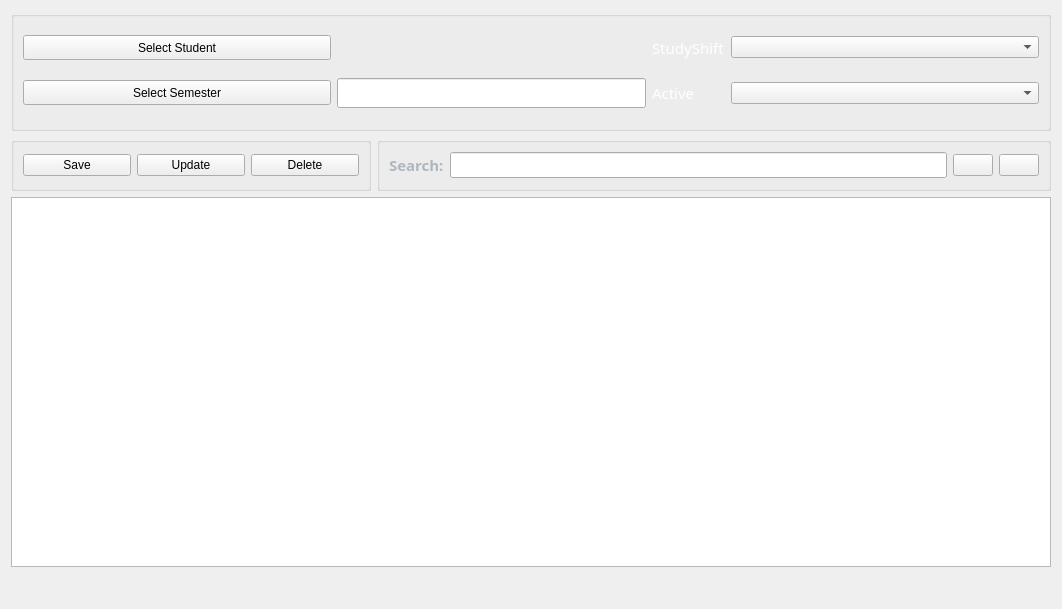
<?xml version="1.0" encoding="UTF-8"?>
<ui version="4.0">
 <class>Form</class>
 <widget class="QWidget" name="Form">
  <property name="geometry">
   <rect>
    <x>0</x>
    <y>0</y>
    <width>1060</width>
    <height>609</height>
   </rect>
  </property>
  <property name="windowTitle">
   <string>Form</string>
  </property>
  <layout class="QGridLayout" name="gridLayout_2">
   <item row="2" column="0" colspan="2">
    <widget class="QTableWidget" name="TableStudents"/>
   </item>
   <item row="1" column="0">
    <widget class="QGroupBox" name="groupBoxTwo">
     <property name="minimumSize">
      <size>
       <width>360</width>
       <height>54</height>
      </size>
     </property>
     <property name="title">
      <string/>
     </property>
     <layout class="QGridLayout" name="gridLayout_3">
      <property name="bottomMargin">
       <number>9</number>
      </property>
      <property name="spacing">
       <number>6</number>
      </property>
      <item row="0" column="0">
       <widget class="QPushButton" name="BtnSave">
        <property name="styleSheet">
         <string notr="true"/>
        </property>
        <property name="text">
         <string>Save</string>
        </property>
        <property name="icon">
         <iconset>
          <normaloff>../../Assets/Images/IMG-Save.png</normaloff>../../Assets/Images/IMG-Save.png</iconset>
        </property>
        <property name="iconSize">
         <size>
          <width>32</width>
          <height>32</height>
         </size>
        </property>
       </widget>
      </item>
      <item row="0" column="1">
       <widget class="QPushButton" name="BtnUpdate">
        <property name="styleSheet">
         <string notr="true"/>
        </property>
        <property name="text">
         <string>Update</string>
        </property>
        <property name="icon">
         <iconset>
          <normaloff>../../Assets/Images/IMG-Update.png</normaloff>../../Assets/Images/IMG-Update.png</iconset>
        </property>
        <property name="iconSize">
         <size>
          <width>32</width>
          <height>32</height>
         </size>
        </property>
       </widget>
      </item>
      <item row="0" column="2">
       <widget class="QPushButton" name="BtnDelete">
        <property name="styleSheet">
         <string notr="true"/>
        </property>
        <property name="text">
         <string>Delete</string>
        </property>
        <property name="icon">
         <iconset>
          <normaloff>../../Assets/Images/IMG-Delete.png</normaloff>../../Assets/Images/IMG-Delete.png</iconset>
        </property>
        <property name="iconSize">
         <size>
          <width>32</width>
          <height>32</height>
         </size>
        </property>
       </widget>
      </item>
     </layout>
    </widget>
   </item>
   <item row="0" column="0" colspan="2">
    <widget class="QGroupBox" name="groupBoxOne">
     <property name="minimumSize">
      <size>
       <width>1040</width>
       <height>120</height>
      </size>
     </property>
     <property name="title">
      <string/>
     </property>
     <layout class="QGridLayout" name="gridLayout">
      <property name="topMargin">
       <number>0</number>
      </property>
      <property name="rightMargin">
       <number>9</number>
      </property>
      <property name="bottomMargin">
       <number>0</number>
      </property>
      <property name="horizontalSpacing">
       <number>6</number>
      </property>
      <property name="verticalSpacing">
       <number>0</number>
      </property>
      <item row="0" column="1">
       <widget class="QLabel" name="LblStudent">
        <property name="font">
         <font>
          <family>Century Gothic</family>
          <pointsize>11</pointsize>
         </font>
        </property>
        <property name="styleSheet">
         <string notr="true"/>
        </property>
        <property name="text">
         <string/>
        </property>
        <property name="alignment">
         <set>Qt::AlignCenter</set>
        </property>
       </widget>
      </item>
      <item row="0" column="2">
       <widget class="QLabel" name="label_2">
        <property name="font">
         <font>
          <family>Century Gothic</family>
          <pointsize>11</pointsize>
         </font>
        </property>
        <property name="styleSheet">
         <string notr="true">QLabel
{  
	color: rgb(255, 255, 255);
}</string>
        </property>
        <property name="text">
         <string>StudyShift</string>
        </property>
       </widget>
      </item>
      <item row="0" column="3">
       <widget class="QComboBox" name="CboStudy">
        <property name="sizePolicy">
         <sizepolicy hsizetype="Expanding" vsizetype="Fixed">
          <horstretch>0</horstretch>
          <verstretch>0</verstretch>
         </sizepolicy>
        </property>
       </widget>
      </item>
      <item row="1" column="1">
       <widget class="QLineEdit" name="textSemester">
        <property name="font">
         <font>
          <family>Century Gothic</family>
          <pointsize>11</pointsize>
         </font>
        </property>
        <property name="readOnly">
         <bool>true</bool>
        </property>
       </widget>
      </item>
      <item row="1" column="2">
       <widget class="QLabel" name="label_3">
        <property name="font">
         <font>
          <family>Century Gothic</family>
          <pointsize>11</pointsize>
         </font>
        </property>
        <property name="styleSheet">
         <string notr="true">QLabel
{  
	color: rgb(255, 255, 255);
}</string>
        </property>
        <property name="text">
         <string>Active</string>
        </property>
       </widget>
      </item>
      <item row="1" column="0">
       <widget class="QPushButton" name="BtnSelectSemester">
        <property name="minimumSize">
         <size>
          <width>0</width>
          <height>25</height>
         </size>
        </property>
        <property name="text">
         <string>Select Semester</string>
        </property>
       </widget>
      </item>
      <item row="1" column="3">
       <widget class="QComboBox" name="CboActive"/>
      </item>
      <item row="0" column="0">
       <widget class="QPushButton" name="BtnSelectStudent">
        <property name="sizePolicy">
         <sizepolicy hsizetype="Expanding" vsizetype="Fixed">
          <horstretch>0</horstretch>
          <verstretch>0</verstretch>
         </sizepolicy>
        </property>
        <property name="minimumSize">
         <size>
          <width>0</width>
          <height>25</height>
         </size>
        </property>
        <property name="text">
         <string>Select Student</string>
        </property>
       </widget>
      </item>
     </layout>
    </widget>
   </item>
   <item row="1" column="1">
    <widget class="QGroupBox" name="groupBoxThree">
     <property name="minimumSize">
      <size>
       <width>480</width>
       <height>50</height>
      </size>
     </property>
     <property name="title">
      <string/>
     </property>
     <layout class="QGridLayout" name="gridLayout_4">
      <item row="0" column="0">
       <widget class="QLabel" name="label_8">
        <property name="font">
         <font>
          <family>Century Gothic</family>
          <pointsize>11</pointsize>
          <weight>75</weight>
          <bold>true</bold>
         </font>
        </property>
        <property name="styleSheet">
         <string notr="true">QLabel{
color: rgb(174, 182, 191);}</string>
        </property>
        <property name="text">
         <string>Search:</string>
        </property>
       </widget>
      </item>
      <item row="0" column="1">
       <widget class="QLineEdit" name="textSearch">
        <property name="font">
         <font>
          <family>Century Gothic</family>
          <pointsize>10</pointsize>
         </font>
        </property>
        <property name="styleSheet">
         <string notr="true"/>
        </property>
       </widget>
      </item>
      <item row="0" column="2">
       <widget class="QPushButton" name="BtnFilters">
        <property name="styleSheet">
         <string notr="true"/>
        </property>
        <property name="text">
         <string/>
        </property>
        <property name="icon">
         <iconset>
          <normaloff>../../Assets/Images/IMG-Filter.png</normaloff>../../Assets/Images/IMG-Filter.png</iconset>
        </property>
        <property name="iconSize">
         <size>
          <width>32</width>
          <height>32</height>
         </size>
        </property>
       </widget>
      </item>
      <item row="0" column="3">
       <widget class="QPushButton" name="BtnClearFilters">
        <property name="styleSheet">
         <string notr="true"/>
        </property>
        <property name="text">
         <string/>
        </property>
        <property name="icon">
         <iconset>
          <normaloff>../../Assets/Images/IMG-Delete.png</normaloff>../../Assets/Images/IMG-Delete.png</iconset>
        </property>
        <property name="iconSize">
         <size>
          <width>32</width>
          <height>32</height>
         </size>
        </property>
       </widget>
      </item>
     </layout>
    </widget>
   </item>
   <item row="3" column="0" colspan="2">
    <widget class="QLabel" name="LblMessage">
     <property name="minimumSize">
      <size>
       <width>0</width>
       <height>25</height>
      </size>
     </property>
     <property name="font">
      <font>
       <family>Century Gothic</family>
       <pointsize>10</pointsize>
      </font>
     </property>
     <property name="text">
      <string/>
     </property>
     <property name="alignment">
      <set>Qt::AlignCenter</set>
     </property>
    </widget>
   </item>
  </layout>
 </widget>
 <tabstops>
  <tabstop>BtnSelectStudent</tabstop>
  <tabstop>BtnSelectSemester</tabstop>
  <tabstop>textSemester</tabstop>
  <tabstop>CboStudy</tabstop>
  <tabstop>CboActive</tabstop>
  <tabstop>BtnSave</tabstop>
  <tabstop>BtnUpdate</tabstop>
  <tabstop>BtnDelete</tabstop>
  <tabstop>textSearch</tabstop>
  <tabstop>BtnFilters</tabstop>
  <tabstop>BtnClearFilters</tabstop>
  <tabstop>TableStudents</tabstop>
 </tabstops>
 <resources/>
 <connections/>
</ui>
